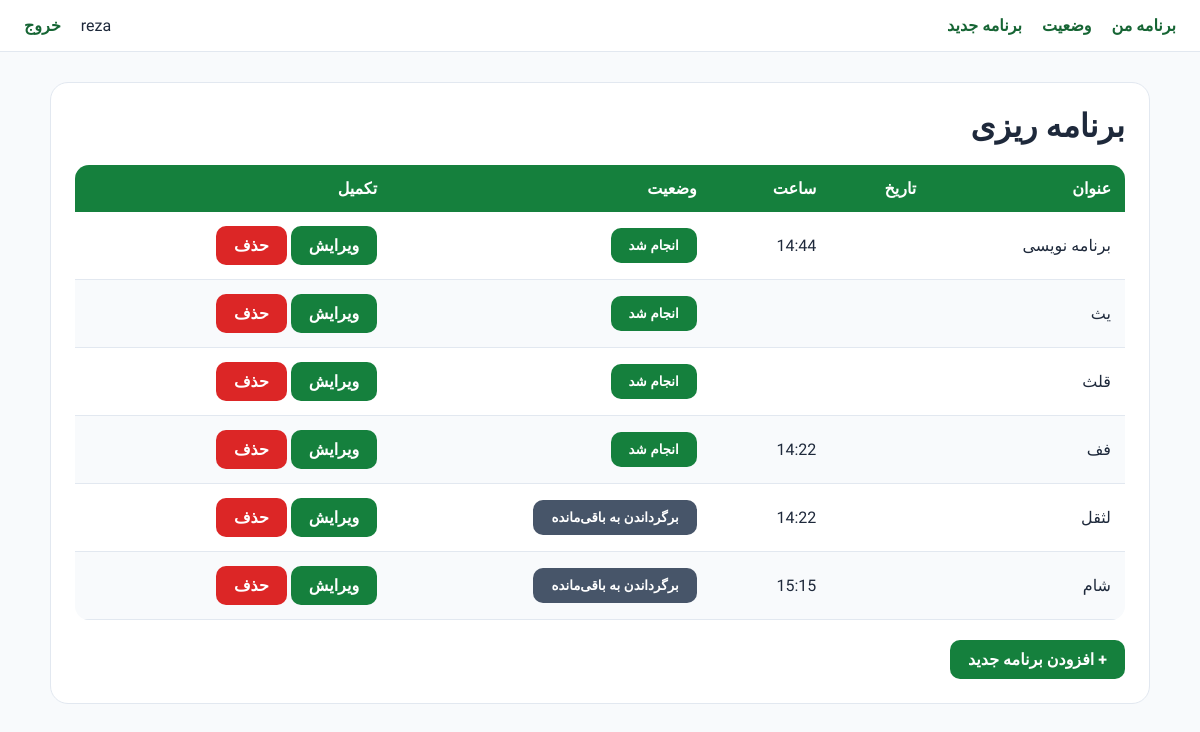
Screenshot of /plans/ (signed in) with the database file from the repository.
### users/models.py (models this page shows, shortened)
class Plan(models.Model):
    title = models.CharField(max_length=250)
    description = models.TextField(blank=True)#You can leave it blank.
    created_by = models.ForeignKey(User, on_delete=models.CASCADE)
    plan_date = models.DateField()
    plan_time = models.TimeField(null=True, blank=True)# You can also not use time.
    created_at = models.DateTimeField(auto_now_add=True)
    updated_at = models.DateTimeField(auto_now=True)
    completed = models.BooleanField(default=False)
    result_note = models.TextField(blank=True, help_text="یادداشت کاربر در مورد نحوه انجام کار")

### users/views.py (the view)
# urls.py: path('plans/', views.PlanListView.as_view(), name='plan_list'),
class PlanListView(LoginRequiredMixin, ListView):
    model = Plan
    template_name = 'plan_list.html'
    context_object_name = 'plans'
    def get_queryset(self):
        return Plan.objects.filter(created_by=self.request.user).order_by('-plan_date')

### users/templatetags/jalali_filters.py (called while the page is built)
@register.filter
def to_jalali(value):
    if not value:
        return ''
    jalali_date = jdatetime.date.fromgregorian(date=value)
    return jalali_date.strftime('%Y/%m/%d')

### users/templates/plan_list.html (shortened to what this page needs)
{% extends "base.html" %}
{% load jalali_filters %}
{% block content %}
<h1>برنامه ریزی</h1>
<table>
    <thead>
        <tr>
            <th>عنوان</th>
            <th>تاریخ</th>
            <th>ساعت</th>
            <th>وضعیت</th>
            <th>تکمیل</th>
        </tr>
    </thead>
    <tbody>
        {% for plan in plans %}
        <tr>
            <td>{{ plan.title }}</td>
            <td>{{ plan.plan_date|to_jalali }}</td>
            <td>{{ plan.plan_time|time:"H:i" }}</td>
            <td>
                <form method="post" action="{% url 'plan_toggle_completed' plan.pk %}" style="display:inline;">
                    {% if plan.completed %}
                        <button type="submit" class="btn btn-secondary">برگرداندن به باقی‌مانده</button>
                    {% else %}
                        <button type="submit" class="btn">انجام شد</button>
                    {% endif %}
                </form>
            </td>
            <td>
                <a class="btn" href="{% url 'plan_update' plan.pk %}">ویرایش</a>
                <a class="btn btn-danger" href="{% url 'plan_delete' plan.pk %}">حذف</a>
            </td>
        </tr>
        {% empty %}
        <tr>
            <td colspan="5">هنوز هیچ برنامه ثبت نکرده‌اید.</td>
        </tr>
        {% endfor %}
    </tbody>
</table>
<p style="margin-top:20px;">
    <a class="btn" href="{% url 'plan_create' %}">+ افزودن برنامه جدید</a>
</p>
{% endblock %}

### users/templates/base.html (shortened to what this page needs)
<!DOCTYPE html>
<html lang="fa" dir="rtl">
<head>
    {% load static %}
    <link rel="stylesheet" href="{% static 'css/style.css' %}">
</head>
<body>
    <nav>
        <a href="{% url 'plan_list' %}">برنامه من</a>
        <a href="{% url 'dashboard' %}">وضعیت</a>
        <a href="{% url 'plan_create' %}">برنامه جدید</a>
        {% if user.is_authenticated %}
            <span style="margin-right:auto;">{{ user.username }}</span>
            <a href="{% url 'logout' %}">خروج</a>
        {% else %}
            <a href="{% url 'login' %}">ورود</a>
        {% endif %}
    </nav>
    <div class="container">
        {% block content %}{% endblock %}
    </div>
</body>
</html>

### users/static/css/style.css (style rules this page uses)
* { margin:0; padding:0; box-sizing:border-box; }
body { font-family:'Vazirmatn',sans-serif; background:#f8fafc; color:#1e293b; min-height:100vh; }
nav { background:#ffffff; padding:16px 24px; display:flex; gap:20px; align-items:center; border-bottom:1px solid #e2e8f0; }
nav a { color:#166534; text-decoration:none; font-weight:600; }
.container { max-width:1100px; margin:30px auto; padding:24px; background:#ffffff; border-radius:18px; border:1px solid #e2e8f0; }
table { width:100%; border-collapse:collapse; margin-top:20px; overflow:hidden; border-radius:14px; }
th { background:#15803d; color:#fff; padding:14px; text-align:right; }
td { padding:14px; text-align:right; border-bottom:1px solid #e2e8f0; }
tr:nth-child(even) { background:#f8fafc; }
.btn { display:inline-block; padding:10px 18px; border:none; border-radius:10px; text-decoration:none; cursor:pointer; font-weight:600; background:#15803d; color:#fff; }
.btn-danger { background:#dc2626; color:#fff; }
.btn-secondary { background:#475569; color:#fff; text-align: center; }
form { display:flex; flex-direction:column; gap:14px; }

### rows the page displays
Plan: title "برنامه نویسی", plan_time "14:44", completed "انجام شد"
Plan: title "یث", completed "انجام شد"
Plan: title "قلث", completed "انجام شد"
Plan: title "فف", plan_time "14:22", completed "انجام شد"
Plan: title "لثقل", plan_time "14:22", completed "برگرداندن به باقی‌مانده"
Plan: title "شام", plan_time "15:15", completed "برگرداندن به باقی‌مانده"

### other values shown
{{ user.username }} "reza"
